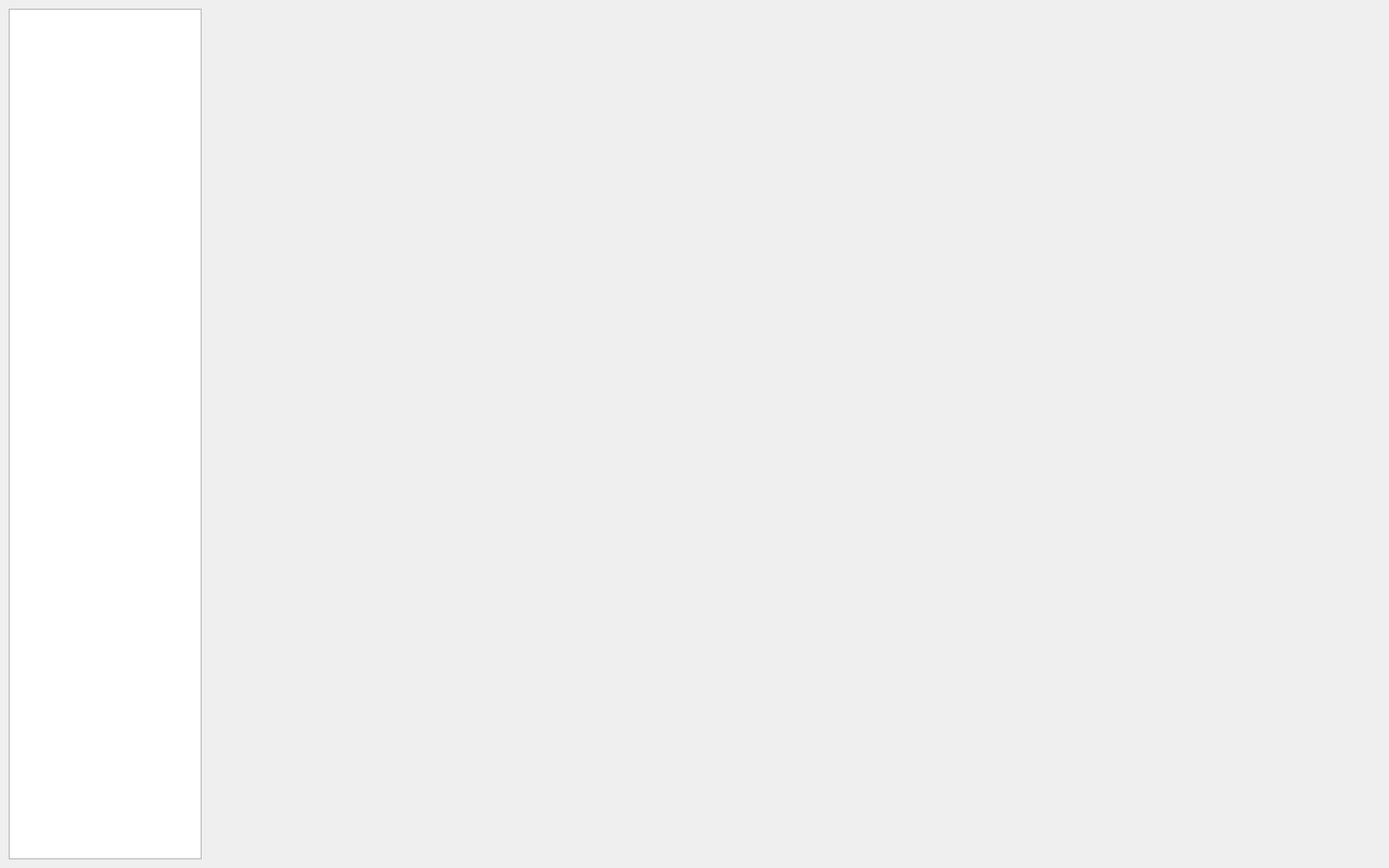
<?xml version="1.0" encoding="UTF-8"?>
<ui version="4.0">
 <class>MainWindow</class>
 <widget class="QMainWindow" name="MainWindow">
  <property name="geometry">
   <rect>
    <x>0</x>
    <y>0</y>
    <width>1440</width>
    <height>900</height>
   </rect>
  </property>
  <property name="windowTitle">
   <string>电动汽车充电桩运营管理系统 - 管理端</string>
  </property>
  <widget class="QWidget" name="centralwidget">
   <layout class="QHBoxLayout" name="horizontalLayout">
    <item>
     <widget class="QListWidget" name="listWidgetNav">
      <property name="minimumSize">
       <size>
        <width>200</width>
        <height>0</height>
       </size>
      </property>
      <property name="maximumSize">
       <size>
        <width>200</width>
        <height>16777215</height>
       </size>
      </property>
      <property name="horizontalScrollBarPolicy">
       <enum>Qt::ScrollBarAlwaysOff</enum>
      </property>
     </widget>
    </item>
    <item>
     <widget class="QStackedWidget" name="stackedWidget"/>
    </item>
   </layout>
  </widget>
 </widget>
 <resources/>
 <connections/>
</ui>
